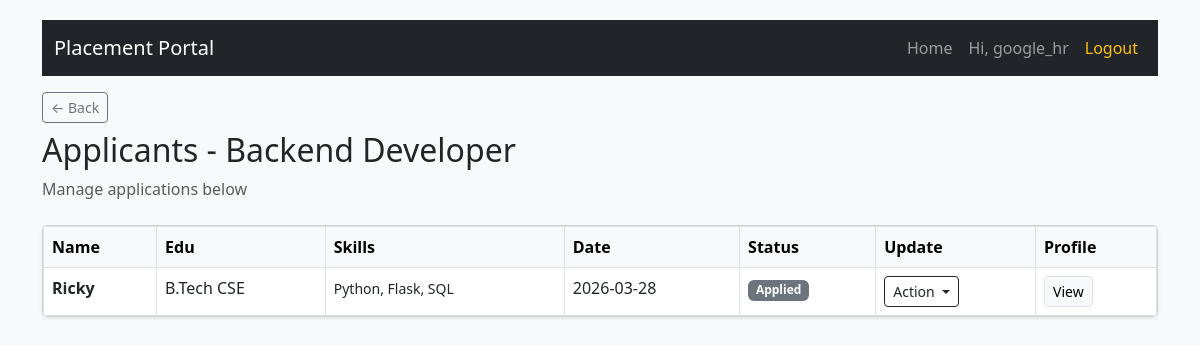
The page /company/job/1/applications (signed in) on the database as committed earlier.
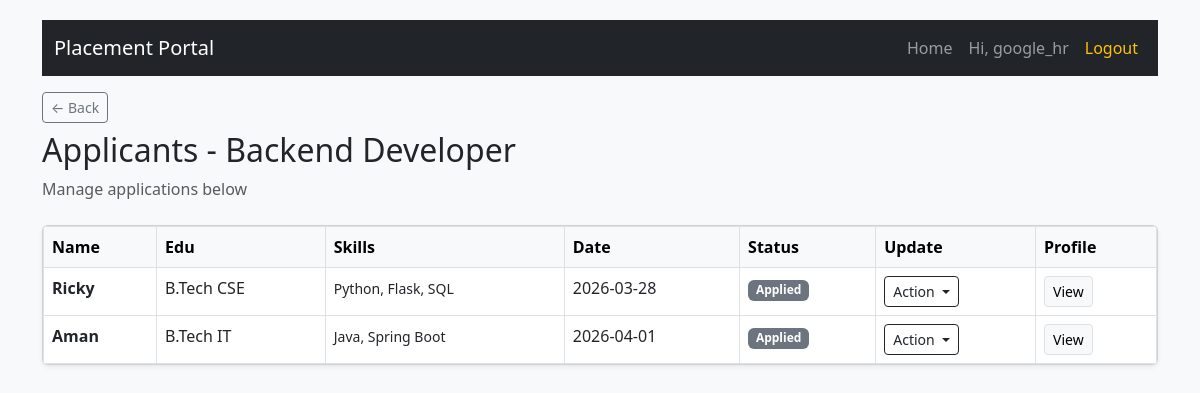
The same page on the database as committed later.
### application/database/models.py (models this page shows)
class Application(db.Model):
    __tablename__ = 'application'
    id = db.Column(db.Integer, primary_key=True)
    student_id = db.Column(db.Integer, db.ForeignKey('student.id'), nullable=False)
    job_id = db.Column(db.Integer, db.ForeignKey('placements.id'), nullable=False)
    status = db.Column(db.String(20), default='Applied', nullable=False)
    date = db.Column(db.DateTime, default=datetime.now)
    __table_args__ = (
        db.UniqueConstraint('student_id', 'job_id', name='unique_student_job_application'),
    )

class Student(db.Model):
    __tablename__ = 'student'
    id = db.Column(db.Integer, primary_key=True)
    user_id = db.Column(db.Integer, db.ForeignKey('user.id'), unique=True, nullable=False)
    name = db.Column(db.String(100), nullable=False)
    contact = db.Column(db.String(20))
    education = db.Column(db.String(200))
    skills = db.Column(db.Text)
    resume = db.Column(db.String(255))
    applications = db.relationship('Application', backref='student', lazy=True, cascade="all, delete-orphan")

### application/company_mgmt.py (the view)
@app.route('/company/job/<int:job_id>/applications')
@login_required
@role_required('company')
def view_job_applications(job_id):
    company= get_approved_company()
    job= models.Placements.query.get_or_404(job_id)
    if job.company_id != company.id:
        flash("Unauthorized access.", "danger")
        return redirect(url_for('company_dashboard'))
    applications= models.Application.query.filter_by(job_id=job.id).all()
    return render_template('job_applications.html', job =job, applications =applications)

### application/__init__.py (called while the page is built)
@login_manager.user_loader
def load_user(user_id):
    return models.User.query.get(int(user_id))

def role_required(*roles):
    def wrapper(fn):
        @wraps(fn)
        def decorated_view(*args,**kwargs):
            if not current_user.is_authenticated:
                return login_manager.unauthorized()
            if current_user.role not in roles:
                flash("You do not have permission to access this page", "danger")
                return redirect(url_for('login'))
            return fn(*args , **kwargs)
        return decorated_view
    return wrapper

### application/admin_mgmt.py (called while the page is built)
def get_approved_company():
    companyObj = models.Company.query.filter_by(user_id=current_user.id).first()
    if companyObj is  None:
        return None
    if not companyObj.approval:
        return None
    return companyObj

### application/templates/job_applications.html (shortened to what this page needs)
{% extends "base.html" %}
{% block content %}
<div class="mb-4">
    <a href="{{ url_for('company_dashboard') }}"
       class="btn btn-sm btn-outline-secondary mb-2"> ← Back</a>
    <h2>Applicants - {{ job.title }}</h2>
    <p class="text-muted">
        Manage applications below</p>
</div>
<div class="card shadow-sm">
    <div class="table-responsive">
        <table class="table table-hover mb-0 table-bordered">
            <thead class="table-light">
                <tr>
                    <th>Name</th>
                    <th>Edu</th>
                    <th>Skills</th>
                    <th>Date</th>
                    <th>Status</th>
                    <th>Update</th>
                    <th>Profile</th>
                </tr>
            </thead>
            <tbody>
                {% for app in applications %}
                <tr>
                    <td>
                        <b>{{ app.student.name }}</b>
                    </td>
                    <td>{{app.student.education}}</td>
                    <td>
                        <small>{{ app.student.skills }}</small>
                    </td>
                    <td>
                        {{ app.date.strftime('%Y-%m-%d') }}
                    </td>
                    <td>
                        {% set status_colors = {
                            'Applied': 'secondary',
                            'shortlisted': 'primary',
                            'interview': 'info',
                            'Selected': 'success',
                            'Rejected': 'danger'
                        } %}
                        <span class="badge bg-{{ status_colors[app.status] }}">
                            {{ app.status }}
                        </span>
                    </td>
                    <td>
                        <div class="dropdown">
                            <button class="btn btn-sm btn-outline-dark dropdown-toggle"
                                    data-bs-toggle="dropdown">
                                Action
                            </button>
                        </div>
                    </td>
                    <td>
                        <button class="btn btn-sm btn-light border"
                                data-bs-toggle="modal"
                                data-bs-target="#studentModal{{app.student.id}}">
                            View
                        </button>
                    </td>
                </tr>
                {% else %}
                <tr>
                    <td colspan="7" class="text-center text-muted py-3">
                        No applications yet
                    </td>
                </tr>
                {% endfor %}
            </tbody>
        </table>
    </div>
</div>
{% endblock %}

Rows that differ between the two databases and show on the page:
added Application: student.name "Aman", student.education "B.Tech IT", student.skills "Java, Spring Boot", date "2026-04-01", status "Applied"
